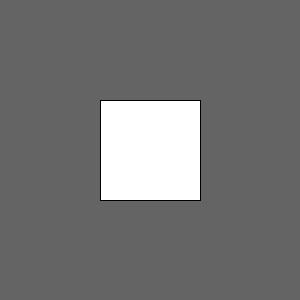
Frame 1 (no input)
Frame 60 (the mouse pressed at the canvas centre just before this capture): identical to frame 1, image omitted
Frame 120 (the mouse held since frame 60 and released just before this capture): identical to frame 1, image omitted

The Processing sketch that drew this single still picture (run headless with seeded random() and noise(); from frame 60 on, the mouse is pressed at the canvas centre):

// Processing sketch: sketch_12_6
// ── sketch_12_6.pde
int a = 100;
int b = 100;
int c = 100;
int d = 100;

void setup(){
  size(300,300);
}

void draw(){
  background(100,100,100);
  rect(a,b,c,d);
}
//up = 38
//down = 40
//right = 39
//left = 37
void keyPressed(){
  //right
  if(keyCode == 39){
    a += 10;
    
    //left
}else if(keyCode == 37){
  a -= 10;
  
  //up
}else if(keyCode == 38){
 b -= 10; 
 
 //down
}else if(keyCode == 40){
 b += 10; 
}
}
